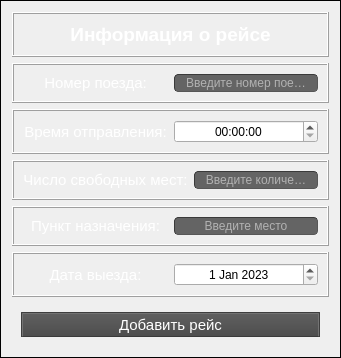
           <widget class="QFrame" name="frame">
            <property name="frameShape">
             <enum>QFrame::Panel</enum>
            </property>
            <property name="frameShadow">
             <enum>QFrame::Plain</enum>
            </property>
            <property name="lineWidth">
             <number>1</number>
            </property>
            <property name="midLineWidth">
             <number>0</number>
            </property>
            <layout class="QVBoxLayout" name="verticalLayout">
             <item>
              <widget class="QFrame" name="frame_2">
               <property name="styleSheet">
                <string notr="true">color:rgb(255,255,255);
</string>
               </property>
               <property name="frameShape">
                <enum>QFrame::Box</enum>
               </property>
               <property name="frameShadow">
                <enum>QFrame::Raised</enum>
               </property>
               <layout class="QGridLayout" name="gridLayout">
                <item row="0" column="0">
                 <widget class="QLabel" name="informationLabel">
                  <property name="font">
                   <font>
                    <family>Microsoft Sans Serif</family>
                    <pointsize>14</pointsize>
                    <weight>75</weight>
                    <bold>true</bold>
                   </font>
                  </property>
                  <property name="statusTip">
                   <string notr="true"/>
                  </property>
                  <property name="text">
                   <string>Информация о рейсе</string>
                  </property>
                  <property name="alignment">
                   <set>Qt::AlignCenter</set>
                  </property>
                 </widget>
                </item>
               </layout>
              </widget>
             </item>
             <item>
              <widget class="QFrame" name="frame_3">
               <property name="frameShape">
                <enum>QFrame::Box</enum>
               </property>
               <property name="frameShadow">
                <enum>QFrame::Raised</enum>
               </property>
               <layout class="QHBoxLayout" name="horizontalLayout_6">
                <item>
                 <layout class="QHBoxLayout" name="horizontalLayout_2">
                  <item>
                   <widget class="QLabel" name="label_2">
                    <property name="font">
                     <font>
                      <family>Microsoft Sans Serif</family>
                      <pointsize>11</pointsize>
                     </font>
                    </property>
                    <property name="styleSheet">
                     <string notr="true">color:rgb(255,255,255);
</string>
                    </property>
                    <property name="frameShape">
                     <enum>QFrame::NoFrame</enum>
                    </property>
                    <property name="text">
                     <string>Номер поезда:</string>
                    </property>
                    <property name="alignment">
                     <set>Qt::AlignCenter</set>
                    </property>
                   </widget>
                  </item>
                  <item>
                   <widget class="QLineEdit" name="numberTrain">
                    <property name="sizePolicy">
                     <sizepolicy hsizetype="Preferred" vsizetype="Fixed">
                      <horstretch>0</horstretch>
                      <verstretch>0</verstretch>
                     </sizepolicy>
                    </property>
                    <property name="font">
                     <font>
                      <family>Microsoft Sans Serif</family>
                     </font>
                    </property>
                    <property name="styleSheet">
                     <string notr="true">	border-width: 1px; border-radius: 4px;
	border-color: rgb(58, 58, 58);
	border-style: inset;
	padding: 0 8px;
	color: rgb(255, 255, 255);
	background:rgb(100, 100, 100);
	selection-background-color: rgb(187, 187, 187);
	selection-color: rgb(60, 63, 65);
</string>
                    </property>
                    <property name="maxLength">
                     <number>4</number>
                    </property>
                    <property name="alignment">
                     <set>Qt::AlignCenter</set>
                    </property>
                    <property name="placeholderText">
                     <string>Введите номер поезда</string>
                    </property>
                   </widget>
                  </item>
                 </layout>
                </item>
               </layout>
              </widget>
             </item>
             <item>
              <widget class="QFrame" name="frame_5">
               <property name="frameShape">
                <enum>QFrame::Box</enum>
               </property>
               <property name="frameShadow">
                <enum>QFrame::Raised</enum>
               </property>
               <layout class="QVBoxLayout" name="verticalLayout_3">
                <item>
                 <layout class="QHBoxLayout" name="horizontalLayout_3">
                  <item>
                   <widget class="QLabel" name="timeLable">
                    <property name="font">
                     <font>
                      <family>Microsoft Sans Serif</family>
                      <pointsize>11</pointsize>
                      <weight>50</weight>
                      <bold>false</bold>
                      <stylestrategy>PreferAntialias</stylestrategy>
                     </font>
                    </property>
                    <property name="autoFillBackground">
                     <bool>false</bool>
                    </property>
                    <property name="styleSheet">
                     <string notr="true">color:rgb(255,255,255);
</string>
                    </property>
                    <property name="frameShape">
                     <enum>QFrame::NoFrame</enum>
                    </property>
                    <property name="text">
                     <string>Время отправления:</string>
                    </property>
                    <property name="alignment">
                     <set>Qt::AlignCenter</set>
                    </property>
                   </widget>
                  </item>
                  <item>
                   <widget class="QTimeEdit" name="timeDepartment">
                    <property name="alignment">
                     <set>Qt::AlignCenter</set>
                    </property>
                   </widget>
                  </item>
                 </layout>
                </item>
               </layout>
              </widget>
             </item>
             <item>
              <widget class="QFrame" name="frame_6">
               <property name="frameShape">
                <enum>QFrame::Box</enum>
               </property>
               <property name="frameShadow">
                <enum>QFrame::Raised</enum>
               </property>
               <layout class="QHBoxLayout" name="horizontalLayout_7">
                <item>
                 <layout class="QHBoxLayout" name="horizontalLayout_4">
                  <item>
                   <widget class="QLabel" name="freeSeetsLabel">
                    <property name="font">
                     <font>
                      <family>Microsoft Sans Serif</family>
                      <pointsize>11</pointsize>
                      <weight>50</weight>
                      <bold>false</bold>
                      <stylestrategy>PreferAntialias</stylestrategy>
                     </font>
                    </property>
                    <property name="autoFillBackground">
                     <bool>false</bool>
                    </property>
                    <property name="styleSheet">
                     <string notr="true">color:rgb(255,255,255);
</string>
                    </property>
                    <property name="frameShape">
                     <enum>QFrame::NoFrame</enum>
                    </property>
                    <property name="text">
                     <string>Число свободных мест:</string>
                    </property>
                    <property name="alignment">
                     <set>Qt::AlignCenter</set>
                    </property>
                   </widget>
                  </item>
                  <item>
                   <widget class="QLineEdit" name="freeSeets">
                    <property name="sizePolicy">
                     <sizepolicy hsizetype="Preferred" vsizetype="Fixed">
                      <horstretch>0</horstretch>
                      <verstretch>0</verstretch>
                     </sizepolicy>
                    </property>
                    <property name="font">
                     <font>
                      <family>Microsoft Sans Serif</family>
                     </font>
                    </property>
                    <property name="styleSheet">
                     <string notr="true">	border-width: 1px; border-radius: 4px;
	border-color: rgb(58, 58, 58);
	border-style: inset;
	padding: 0 8px;
	color: rgb(255, 255, 255);
	background:rgb(100, 100, 100);
	selection-background-color: rgb(187, 187, 187);
	selection-color: rgb(60, 63, 65);
</string>
                    </property>
                    <property name="inputMask">
                     <string/>
                    </property>
                    <property name="text">
                     <string/>
                    </property>
                    <property name="maxLength">
                     <number>3</number>
                    </property>
                    <property name="alignment">
                     <set>Qt::AlignCenter</set>
                    </property>
                    <property name="placeholderText">
                     <string>Введите количество</string>
                    </property>
                    <property name="clearButtonEnabled">
                     <bool>false</bool>
                    </property>
                   </widget>
                  </item>
                 </layout>
                </item>
               </layout>
              </widget>
             </item>
             <item>
              <widget class="QFrame" name="frame_4">
               <property name="frameShape">
                <enum>QFrame::Box</enum>
               </property>
               <property name="frameShadow">
                <enum>QFrame::Raised</enum>
               </property>
               <layout class="QGridLayout" name="gridLayout_3">
                <item row="0" column="0">
                 <layout class="QHBoxLayout" name="horizontalLayout_5">
                  <item>
                   <widget class="QLabel" name="label">
                    <property name="sizePolicy">
                     <sizepolicy hsizetype="Preferred" vsizetype="Preferred">
                      <horstretch>0</horstretch>
                      <verstretch>0</verstretch>
                     </sizepolicy>
                    </property>
                    <property name="font">
                     <font>
                      <family>Microsoft Sans Serif</family>
                      <pointsize>11</pointsize>
                     </font>
                    </property>
                    <property name="layoutDirection">
                     <enum>Qt::LeftToRight</enum>
                    </property>
                    <property name="styleSheet">
                     <string notr="true">color:rgb(255,255,255);
</string>
                    </property>
                    <property name="frameShape">
                     <enum>QFrame::NoFrame</enum>
                    </property>
                    <property name="text">
                     <string>Пункт назначения:</string>
                    </property>
                    <property name="alignment">
                     <set>Qt::AlignCenter</set>
                    </property>
                   </widget>
                  </item>
                  <item>
                   <widget class="QLineEdit" name="destination">
                    <property name="sizePolicy">
                     <sizepolicy hsizetype="Preferred" vsizetype="Fixed">
                      <horstretch>0</horstretch>
                      <verstretch>0</verstretch>
                     </sizepolicy>
                    </property>
                    <property name="font">
                     <font>
                      <family>Microsoft Sans Serif</family>
                     </font>
                    </property>
                    <property name="styleSheet">
                     <string notr="true">	border-width: 1px; border-radius: 4px;
	border-color: rgb(58, 58, 58);
	border-style: inset;
	padding: 0 8px;
	color: rgb(255, 255, 255);
	background:rgb(100, 100, 100);
	selection-background-color: rgb(187, 187, 187);
	selection-color: rgb(60, 63, 65);
</string>
                    </property>
                    <property name="maxLength">
                     <number>25</number>
                    </property>
                    <property name="alignment">
                     <set>Qt::AlignCenter</set>
                    </property>
                    <property name="readOnly">
                     <bool>false</bool>
                    </property>
                    <property name="placeholderText">
                     <string>Введите место</string>
                    </property>
                   </widget>
                  </item>
                 </layout>
                </item>
               </layout>
              </widget>
             </item>
             <item>
              <widget class="QFrame" name="frame_7">
               <property name="frameShape">
                <enum>QFrame::Box</enum>
               </property>
               <property name="frameShadow">
                <enum>QFrame::Raised</enum>
               </property>
               <layout class="QGridLayout" name="gridLayout_2">
                <item row="0" column="0">
                 <layout class="QHBoxLayout" name="horizontalLayout">
                  <item>
                   <widget class="QLabel" name="dateLabel">
                    <property name="font">
                     <font>
                      <family>Microsoft Sans Serif</family>
                      <pointsize>11</pointsize>
                      <weight>50</weight>
                      <bold>false</bold>
                      <stylestrategy>PreferAntialias</stylestrategy>
                     </font>
                    </property>
                    <property name="autoFillBackground">
                     <bool>false</bool>
                    </property>
                    <property name="styleSheet">
                     <string notr="true">color:rgb(255,255,255);
</string>
                    </property>
                    <property name="frameShape">
                     <enum>QFrame::NoFrame</enum>
                    </property>
                    <property name="text">
                     <string>Дата выезда:</string>
                    </property>
                    <property name="textFormat">
                     <enum>Qt::PlainText</enum>
                    </property>
                    <property name="alignment">
                     <set>Qt::AlignCenter</set>
                    </property>
                   </widget>
                  </item>
                  <item>
                   <widget class="QDateEdit" name="dateDepartment">
                    <property name="alignment">
                     <set>Qt::AlignCenter</set>
                    </property>
                    <property name="dateTime">
                     <datetime>
                      <hour>0</hour>
                      <minute>0</minute>
                      <second>0</second>
                      <year>2023</year>
                      <month>1</month>
                      <day>1</day>
                     </datetime>
                    </property>
                   </widget>
                  </item>
                 </layout>
                </item>
               </layout>
              </widget>
             </item>
             <item>
              <widget class="QFrame" name="frame_9">
               <property name="frameShape">
                <enum>QFrame::NoFrame</enum>
               </property>
               <property name="frameShadow">
                <enum>QFrame::Raised</enum>
               </property>
               <property name="lineWidth">
                <number>3</number>
               </property>
               <layout class="QVBoxLayout" name="verticalLayout_5">
                <item>
                 <widget class="QPushButton" name="addTrain">
                  <property name="font">
                   <font>
                    <family>Microsoft Sans Serif</family>
                    <pointsize>11</pointsize>
                   </font>
                  </property>
                  <property name="styleSheet">
                   <string notr="true">QPushButton{
	border-style: outset;
	border-width: 2px;
	border-top-color: qlineargradient(spread:pad, x1:0.5, y1:0.6, x2:0.5, y2:0.4, stop:0 rgba(115, 115, 115, 255), stop:1 rgba(62, 62, 62, 255));
	border-right-color: qlineargradient(spread:pad, x1:0.4, y1:0.5, x2:0.6, y2:0.5, stop:0 rgba(115, 115, 115, 255), stop:1 rgba(62, 62, 62, 255));
	border-left-color: qlineargradient(spread:pad, x1:0.6, y1:0.5, x2:0.4, y2:0.5, stop:0 rgba(115, 115, 115, 255), stop:1 rgba(62, 62, 62, 255));
	border-bottom-color: rgb(58, 58, 58);
	border-bottom-width: 1px;
	border-style: solid;
	color: rgb(255, 255, 255);
	padding: 2px;
	background-color: qlineargradient(spread:pad, x1:0.5, y1:1, x2:0.5, y2:0, stop:0 rgba(77, 77, 77, 255), stop:1 rgba(97, 97, 97, 255));
}
QPushButton:hover{
	border-style: outset;
	border-width: 2px;
	border-top-color: qlineargradient(spread:pad, x1:0.5, y1:0.6, x2:0.5, y2:0.4, stop:0 rgba(180, 180, 180, 255), stop:1 rgba(110, 110, 110, 255));
	border-right-color: qlineargradient(spread:pad, x1:0.4, y1:0.5, x2:0.6, y2:0.5, stop:0 rgba(180, 180, 180, 255), stop:1 rgba(110, 110, 110, 255));
	border-left-color: qlineargradient(spread:pad, x1:0.6, y1:0.5, x2:0.4, y2:0.5, stop:0 rgba(180, 180, 180, 255), stop:1 rgba(110, 110, 110, 255));
	border-bottom-color: rgb(115, 115, 115);
	border-bottom-width: 1px;
	border-style: solid;
	color: rgb(255, 255, 255);
	padding: 2px;
	background-color: qlineargradient(spread:pad, x1:0.5, y1:1, x2:0.5, y2:0, stop:0 rgba(107, 107, 107, 255), stop:1 rgba(157, 157, 157, 255));
}
QPushButton:pressed{
	border-style: outset;
	border-width: 2px;
	border-top-color: qlineargradient(spread:pad, x1:0.5, y1:0.6, x2:0.5, y2:0.4, stop:0 rgba(62, 62, 62, 255), stop:1 rgba(22, 22, 22, 255));
	border-right-color: qlineargradient(spread:pad, x1:0.4, y1:0.5, x2:0.6, y2:0.5, stop:0 rgba(115, 115, 115, 255), stop:1 rgba(62, 62, 62, 255));
	border-left-color: qlineargradient(spread:pad, x1:0.6, y1:0.5, x2:0.4, y2:0.5, stop:0 rgba(115, 115, 115, 255), stop:1 rgba(62, 62, 62, 255));
	border-bottom-color: rgb(58, 58, 58);
	border-bottom-width: 1px;
	border-style: solid;
	color: rgb(255, 255, 255);
	padding: 2px;
	background-color: qlineargradient(spread:pad, x1:0.5, y1:1, x2:0.5, y2:0, stop:0 rgba(77, 77, 77, 255), stop:1 rgba(97, 97, 97, 255));
}
QPushButton:disabled{
	border-style: outset;
	border-width: 2px;
	border-top-color: qlineargradient(spread:pad, x1:0.5, y1:0.6, x2:0.5, y2:0.4, stop:0 rgba(115, 115, 115, 255), stop:1 rgba(62, 62, 62, 255));
	border-right-color: qlineargradient(spread:pad, x1:0.4, y1:0.5, x2:0.6, y2:0.5, stop:0 rgba(115, 115, 115, 255), stop:1 rgba(62, 62, 62, 255));
	border-left-color: qlineargradient(spread:pad, x1:0.6, y1:0.5, x2:0.4, y2:0.5, stop:0 rgba(115, 115, 115, 255), stop:1 rgba(62, 62, 62, 255));
	border-bottom-color: rgb(58, 58, 58);
	border-bottom-width: 1px;
	border-style: solid;
	color: rgb(0, 0, 0);
	padding: 2px;
	background-color: qlineargradient(spread:pad, x1:0.5, y1:1, x2:0.5, y2:0, stop:0 rgba(57, 57, 57, 255), stop:1 rgba(77, 77, 77, 255));
}</string>
                  </property>
                  <property name="text">
                   <string>Добавить рейс</string>
                  </property>
                 </widget>
                </item>
               </layout>
              </widget>
             </item>
            </layout>
           </widget>
